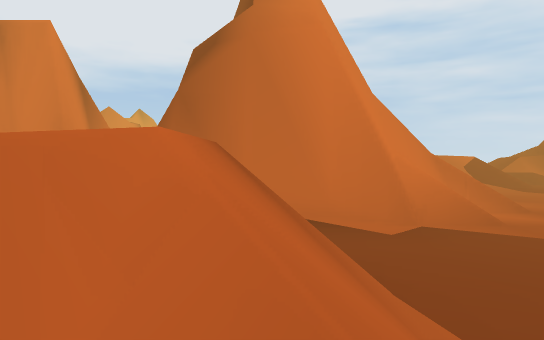
view 1 (above)

23 first-person views from a walk through a 3-D level made in the Unity game engine. The camera is 1.5 m above the floor, tilts 2° down and sees 75° across. The floor is counted in squares, 2 m on a side. Each view is taken from the middle of a square. On the plan, view 1 faces up. The plan holds only what a view shows up to about 11 squares ahead; the rest is blank. The place goes on beyond the plan. Some surface patterns are stand-ins.

view 2
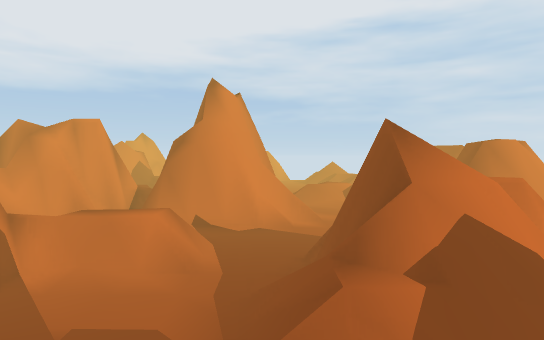

view 3
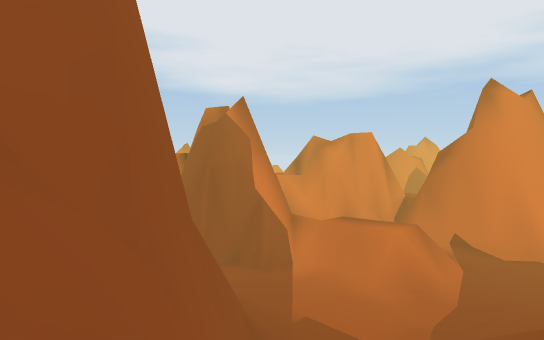

view 4
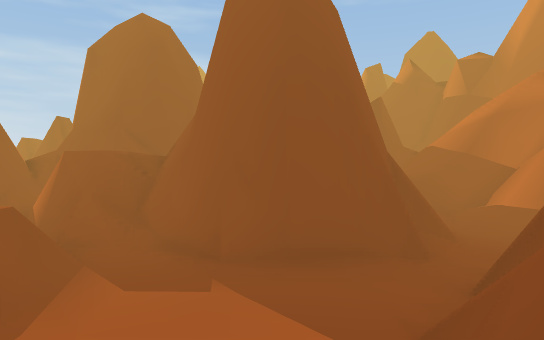

view 5
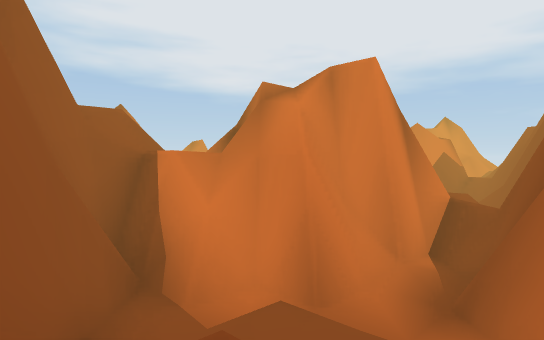

view 6
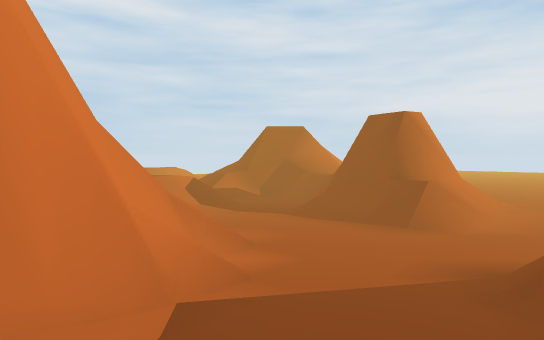

view 7
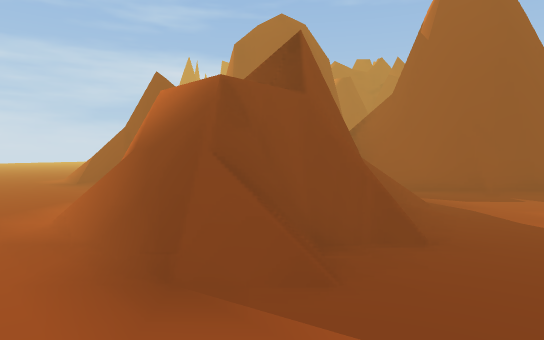

view 8
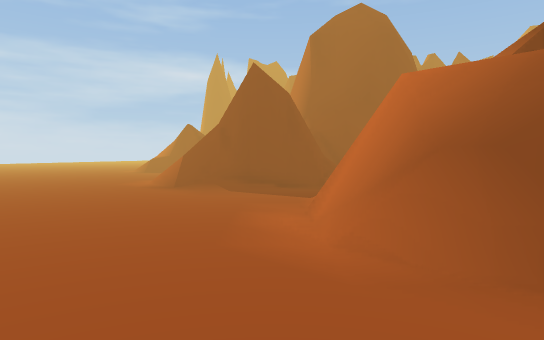

view 9
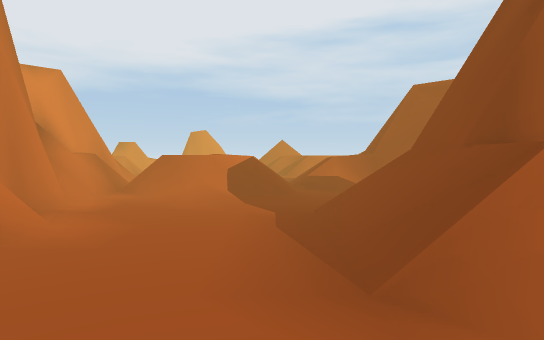

view 10
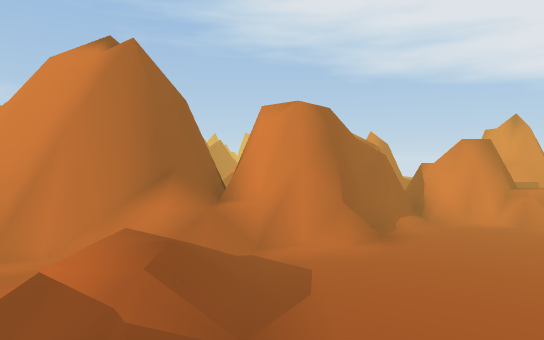

view 11
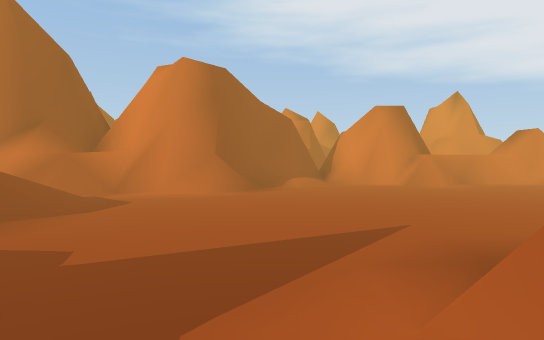

view 12
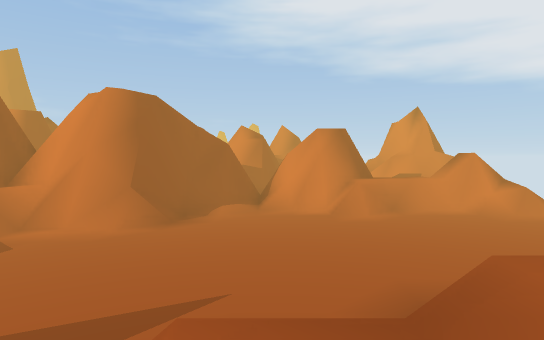

view 13
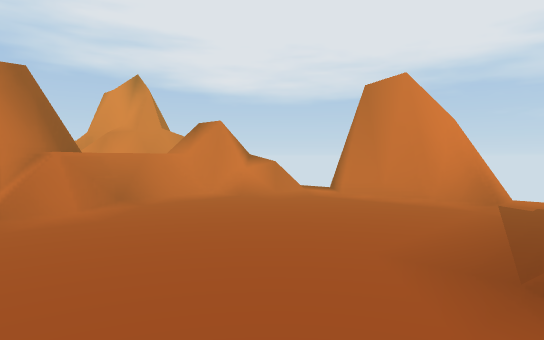

view 14
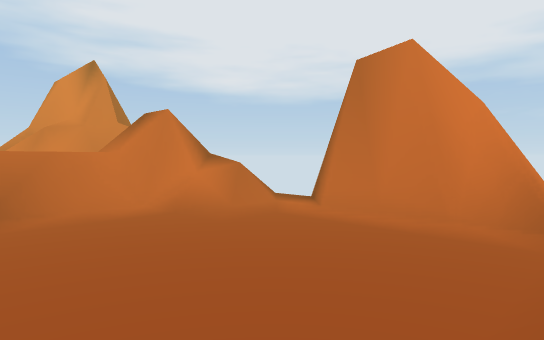

view 15
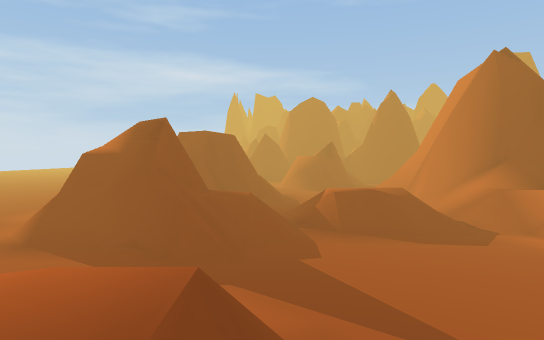

view 16
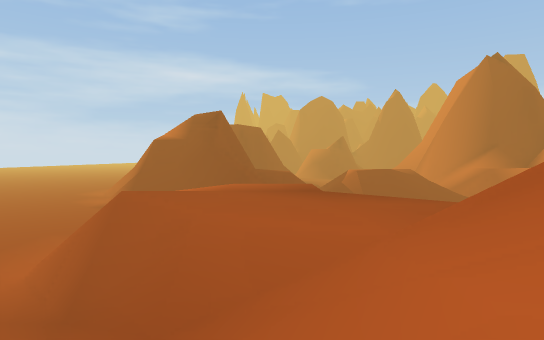

view 17
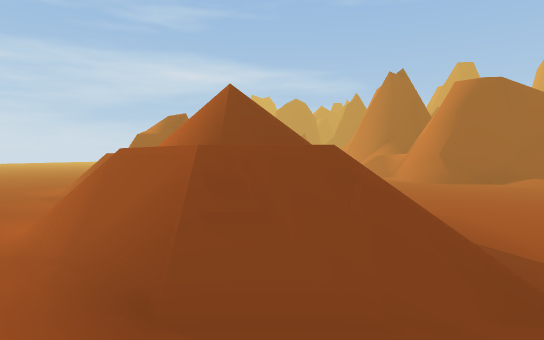

view 18
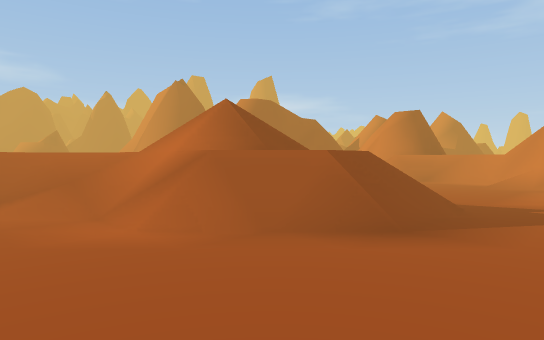

view 19
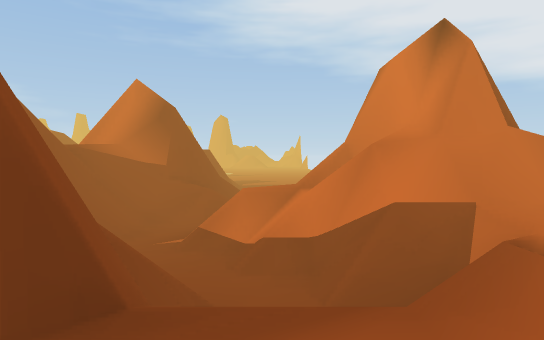

view 20
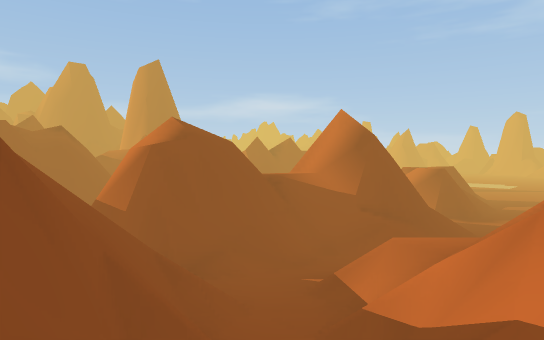

view 21
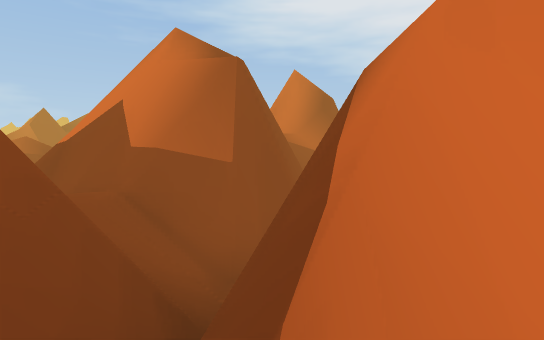

view 22
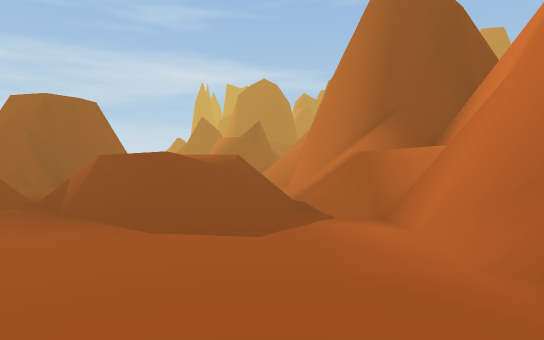

view 23
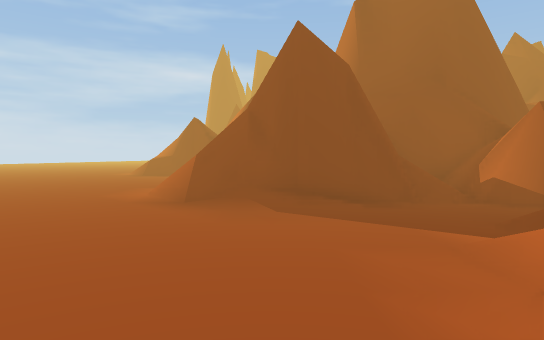

### Floor plan
Key: @ floor where view 1 was taken; # wall or solid block; x gap in a wall; . main floor; : floor 1.5 m higher than the main floor; + floor 1.75 m higher than the main floor; / step, stairs or slope; = window, fence, low wall or low ledge; v drop or lower ground.
Columns run from 12 left of view 1 to 10 right of it. Each row starts with its distance up from view 1.
 25      #     /####. ... .
 24     ##=/  #/..........
 23    ####=v/#/.....//=...
 22    #===x=+/....../+==..
 21    =///. +/....../ =/..
 20 ///==//###==.....= ///.
 19 ##//../####/...... +//.
 18  ##==//####.......==+==
 17   ########/......../+/
 16       #####/.......=/
 15       #=####..........
 14       # ######.........
 13         /#  ##....../=.
 12         /#  ##.....///=
 11          ####==///=/:##
 10            ###///:///##
  9          =   #/////..
  8         #=   ##../.../
  7         ###   #...../##
  6         #.#   ##.../##
  5        ##.#####/...###
  4       =##..###/....=/##
  3       #/./  /.......///
  2       ##/ //=..........
  1        ##////..###....
  0        ###//@..####....
 -1         ##..../####....
 -2         #...../####....
 -3         ####/.=#/=/....
 -4            ##/// /.....
 -5             ##/#/..//..
 -6              #//#/###//
 -7              #//#/####=
 -8                ####
 -9              ######

Positions as (right, up) in squares from view 1, and headings:
1: (0, 0), facing up
2: (2, -6), facing up
3: (3, -6), facing up-left
4: (-1, 2), facing down
5: (-1, 1), facing up-left
6: (0, 1), facing up-right
7: (4, 4), facing down
8: (7, 3), facing down
9: (6, 2), facing up
10: (9, 12), facing left
11: (9, 15), facing left
12: (9, 17), facing left
13: (5, 18), facing up-left
14: (4, 20), facing up-left
15: (7, 19), facing down
16: (8, 21), facing down
17: (6, 25), facing down
18: (10, 25), facing down-left
19: (-2, 21), facing left
20: (-3, 23), facing down-left
21: (-2, 17), facing left
22: (3, 16), facing down
23: (8, 0), facing down
